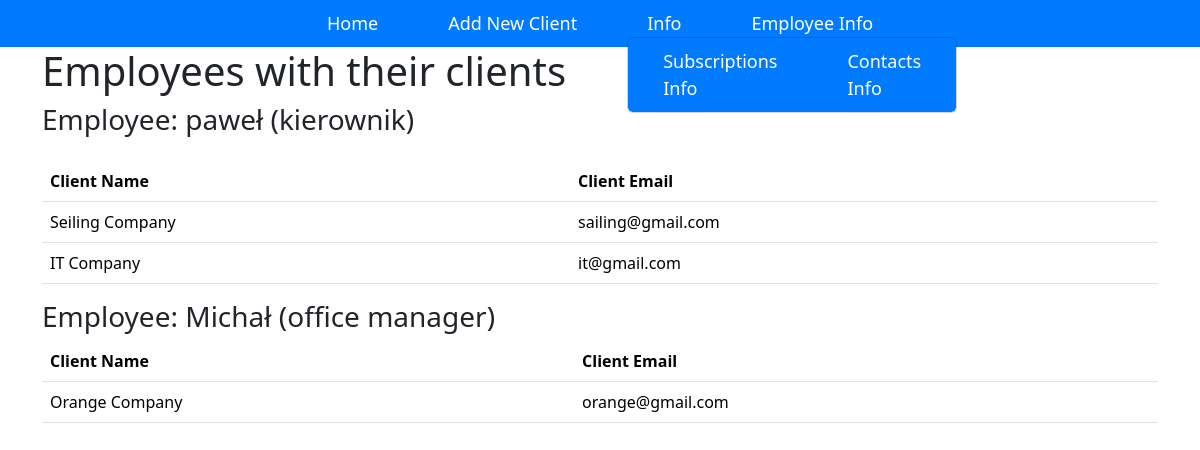
/views/employee.php, run on the app's committed database.
### tables this page shows
CREATE TABLE `employees` (
  `id` int(11) NOT NULL,
  `name` varchar(255) NOT NULL,
  `phone_number` varchar(15) NOT NULL,
  `position` varchar(100) NOT NULL
);

CREATE TABLE `clients` (
  `id` int(11) NOT NULL,
  `name` varchar(255) NOT NULL,
  `email` varchar(255) NOT NULL,
  `phone_number` varchar(15) DEFAULT NULL
);

### views/employee.php (the view, shortened to what this page needs)
<?php
include '../db.php';
$query = "SELECT
e.id AS employee_id,
e.name AS employee_name,
e.position AS employee_position,
c.id AS client_id,
c.name AS client_name,
c.email AS client_email
FROM
employees e
LEFT JOIN
client_employees ce ON e.id = ce.employee_id
LEFT JOIN
clients c ON ce.client_id = c.id";
$stmt = $pdo->query($query);
$employees = $stmt->fetchAll(PDO::FETCH_ASSOC);
?>
<!DOCTYPE html>
<html lang="pl">
<head>
    <link href="https://cdn.jsdelivr.net/npm/bootstrap@5.3.1/dist/css/bootstrap.min.css" rel="stylesheet">
</head>
<body>
<div class="container" >
    <h1>Employees with their clients</h1>
    <table class="table">
            <tbody>
            <?php
                $current_employee = null;
                foreach ($employees as $row):
                    if ($current_employee !== $row['employee_id'])
                    {
                        if ($current_employee !== null)
                        {
                            echo '</tbody></table>';
                        }
                        $current_employee = $row['employee_id'];
                        echo "<h3>Employee: {$row['employee_name']} ({$row['employee_position']})</h3>";
                        echo '<table class="table">';
                        echo '<thead><tr><th>Client Name</th><th>Client Email</th></tr></thead><tbody>';
                    }
                    if ($row['client_id'])
                    {
                        echo "<tr>
                                <td>{$row['client_name']}</td>
                                <td>{$row['client_email']}</td>
                              </tr>";
                    }
                endforeach;
                ?>
            </tbody>
        </table>
    </div>
    </body>
</html>

### data on the page
employees: name "paweł", position "kierownik", clients.name "Seiling Company", clients.email "sailing@gmail.com", clients.name "IT Company", clients.email "it@gmail.com"
employees: name "Michał", position "office manager", clients.name "Orange Company", clients.email "orange@gmail.com"
